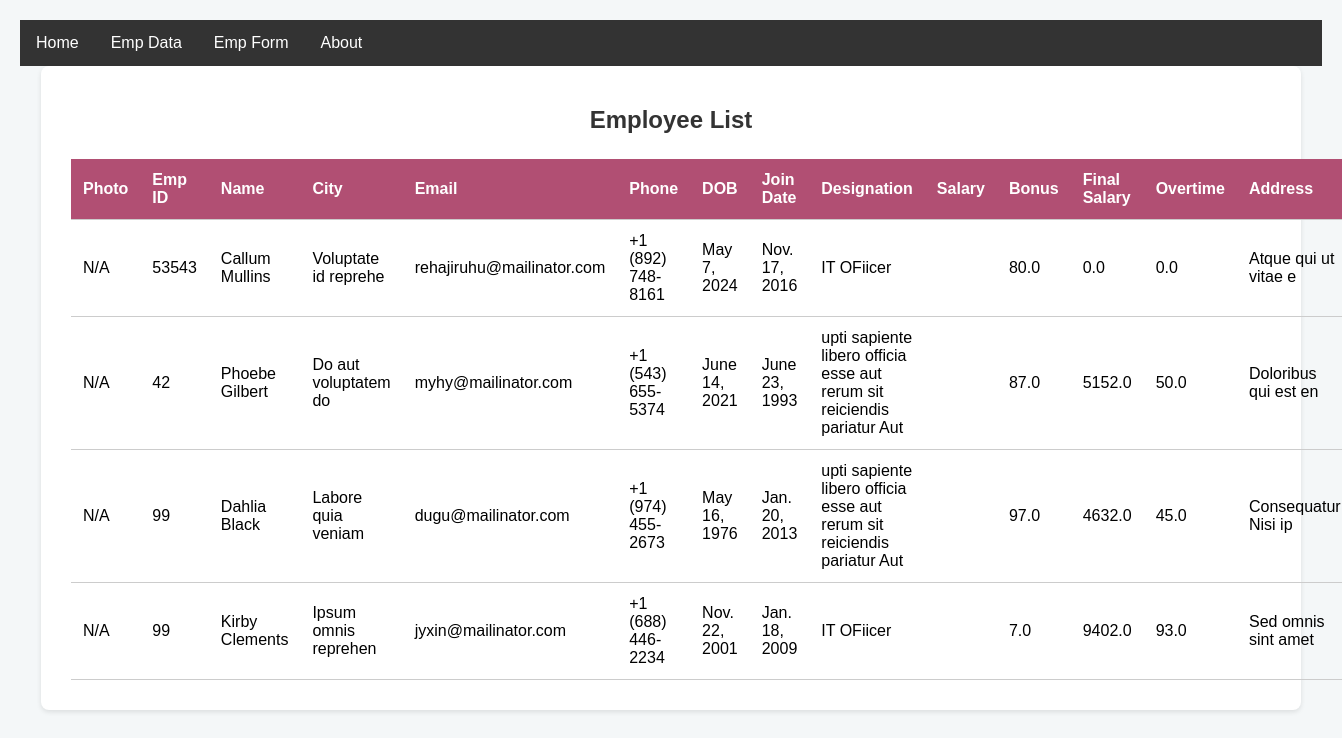
The app's page /empdata/ with its own data.
### myapp/models.py (models this page shows, shortened)
class employeeModel(models.Model):
    emp_name=models.CharField(max_length=100,null=True)
    emp_id=models.IntegerField(null=True)
    emp_city=models.CharField(max_length=100,null=True)
    emp_gender=models.CharField(max_length=100,null=True)
    emp_DOB=models.DateField(null=True,blank=True)
    emp_email=models.EmailField(unique=True)
    emp_phone=models.CharField(max_length=15, null=True)
    emp_address=models.TextField(blank=True,null=True)
    basic_salary=models.FloatField(max_length=100,null=True)
    designation=models.ForeignKey(designationModel,on_delete=models.CASCADE,null=True)
    bonus=models.FloatField(max_length=100,null=True,default=0)
    overtime=models.FloatField(max_length=100,null=True,default=0)
    salary=models.FloatField(max_length=100,null=True,default=0)
    date_of_joining=models.DateField(default=timezone.now)
    emp_photo=models.ImageField(upload_to='photos/',null=True,blank=True)

class designationModel(models.Model):
    title=models.CharField(max_length=100,unique=True)
    HRA_percent=models.FloatField(max_length=100,unique=True)
    DA_percent=models.FloatField(default=0)
    TA_percent=models.FloatField(default=0)

### myproject/views.py (the view)
# urls.py: path('empdata/',empdatapage,name='empdata'),
def empdatapage(request):
    data = employeeModel.objects.all()
    return render(request, 'empdata.html', {'employees': data})

### Templates/empdata.html (shortened to what this page needs)
{% extends "base.html" %}
{% block body %}
<div class="table-container">
    <h2>Employee List</h2>
    <table>
        <thead>
            <tr>
                <th>Photo</th>
                <th>Emp ID</th>
                <th>Name</th>
                <th>City</th>
                <th>Email</th>
                <th>Phone</th>
                <th>DOB</th>
                <th>Join Date</th>
                <th>Designation</th>
                <th>Salary</th>
                <th>Bonus</th>
                <th>Final Salary</th>
                <th>Overtime</th>
                <th>Address</th>
            </tr>
        </thead>
        <tbody>
            {% for emp in employees %}
            <tr>
                <td>
                    {% if emp.Emp_photo %}
                        <img src="{{ emp.Emp_photo.url }}" alt="Photo">
                    {% else %}
                        N/A
                    {% endif %}
                </td>
                <td>{{ emp.emp_id }}</td>
                <td>{{ emp.emp_name }}</td>
                <td>{{ emp.emp_city }}</td>
                <td>{{ emp.emp_email }}</td>
                <td>{{ emp.emp_phone }}</td>
                <td>{{ emp.emp_DOB }}</td>
                <td>{{ emp.date_of_joining }}</td>
                <td>{{ emp.designation.title }}</td>
                <td>{{ emp.emp_salary }}</td>
                <td>{{ emp.bonus }}</td>
                <td>{{ emp.salary }}</td>
                <td>{{ emp.overtime }}</td>
                <td>{{ emp.emp_address }}</td>
            </tr>
            {% endfor %}
        </tbody>
    </table>
</div>
{% endblock body %}

### Templates/base.html (shortened to what this page needs)
<!DOCTYPE html>
<html>
<head>
</head>
<body>
{% include "navbar.html" %}
{% block body %}
{% endblock body %}
</body>
</html>

### Templates/navbar.html
<ul>
  <li><a href="{% url 'basepage' %}">Home</a></li>
  <li><a href="{% url 'empdata' %}">Emp Data</a></li>
  <li><a href="{% url 'empform' %}">Emp Form</a></li>
  <li><a href="{% url 'about' %}">About</a></li>
</ul>

### Templates/base.html (style rules this page uses)
body { margin: 0; padding: 0; }
h2, p { margin: 10px; }
ul { list-style-type: none; margin: 0; padding: 0; overflow: hidden; background-color: #333333; }
ul li { float: left; }
ul li a { display: block; color: white; text-align: center; padding: 14px 16px; text-decoration: none; }

### Templates/empdata.html (style rules this page uses)
body { font-family: Arial, sans-serif; background-color: #f4f7f8; padding: 20px; }
.table-container { max-width: 1200px; margin: auto; background: #fff; padding: 30px; border-radius: 8px; box-shadow: 0 2px 5px rgba(0,0,0,0.1); }
h2 { text-align: center; margin-bottom: 25px; color: #333; }
table { width: 100%; border-collapse: collapse; }
th, td { padding: 12px; border-bottom: 1px solid #ccc; text-align: left; }
th { background-color: #b14f73ff; color: white; }

### records on screen
employeeModel: emp_id "53543", emp_name "Callum Mullins", emp_city "Voluptate id reprehe", emp_email "rehajiruhu@mailinator.com", emp_phone "+1 (892) 748-8161", emp_DOB "May 7, 2024", date_of_joining "Nov. 17, 2016", designation "IT OFiicer", bonus "80.0", salary "0.0", overtime "0.0", emp_address "Atque qui ut vitae e"
employeeModel: emp_id "42", emp_name "Phoebe Gilbert", emp_city "Do aut voluptatem do", emp_email "myhy@mailinator.com", emp_phone "+1 (543) 655-5374", emp_DOB "June 14, 2021", date_of_joining "June 23, 1993", designation "upti sapiente libero officia esse aut rerum sit reiciendis pariatur Aut", bonus "87.0", salary "5152.0", overtime "50.0", emp_address "Doloribus qui est en"
employeeModel: emp_id "99", emp_name "Dahlia Black", emp_city "Labore quia veniam", emp_email "dugu@mailinator.com", emp_phone "+1 (974) 455-2673", emp_DOB "May 16, 1976", date_of_joining "Jan. 20, 2013", designation "upti sapiente libero officia esse aut rerum sit reiciendis pariatur Aut", bonus "97.0", salary "4632.0", overtime "45.0", emp_address "Consequatur Nisi ip"
employeeModel: emp_id "99", emp_name "Kirby Clements", emp_city "Ipsum omnis reprehen", emp_email "jyxin@mailinator.com", emp_phone "+1 (688) 446-2234", emp_DOB "Nov. 22, 2001", date_of_joining "Jan. 18, 2009", designation "IT OFiicer", bonus "7.0", salary "9402.0", overtime "93.0", emp_address "Sed omnis sint amet"
